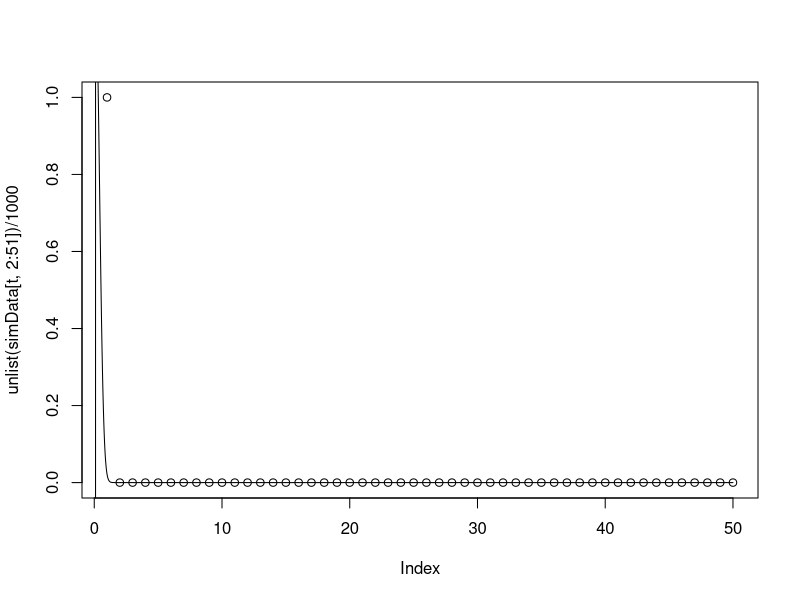
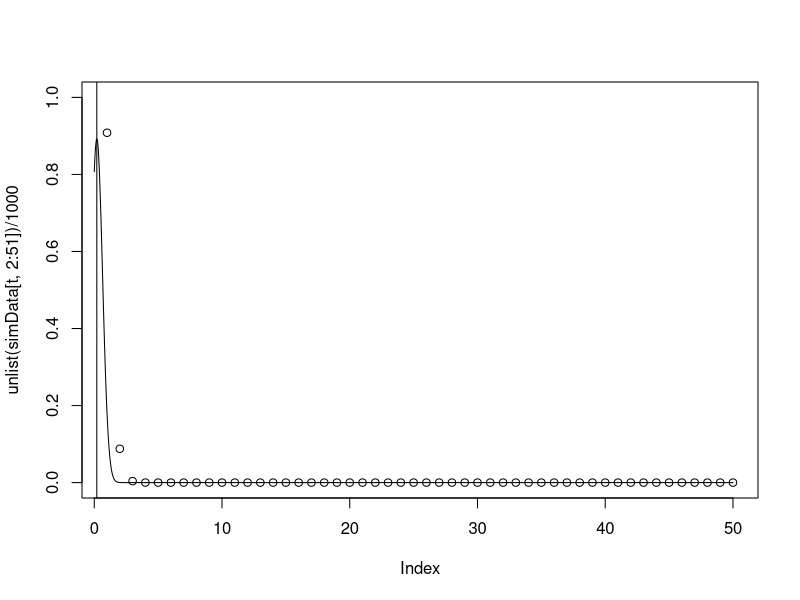
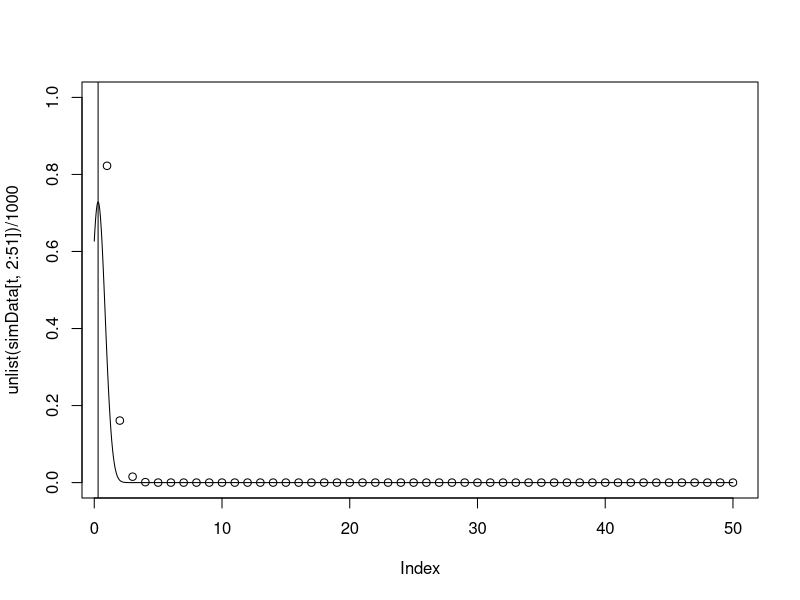
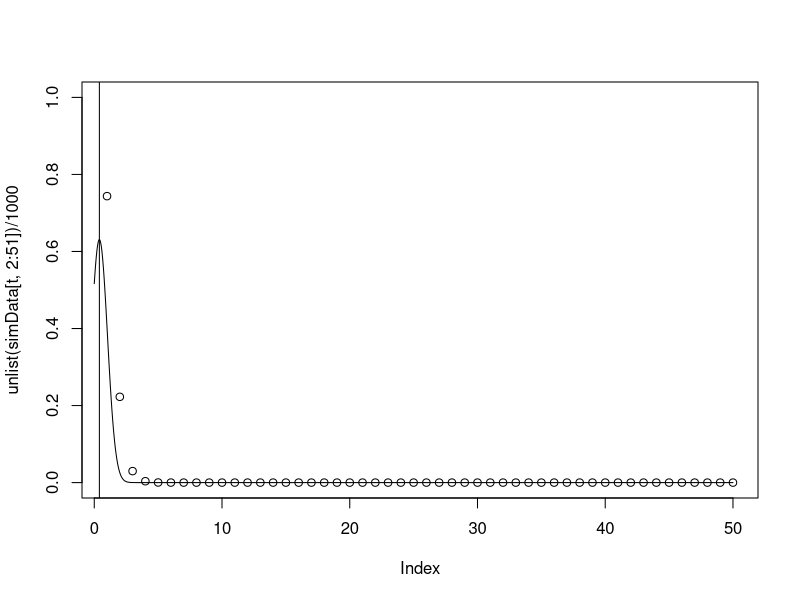
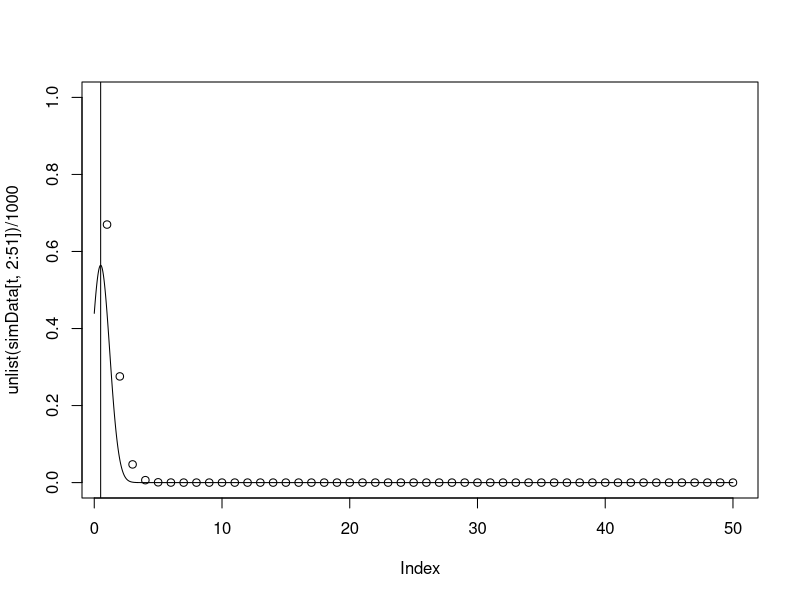
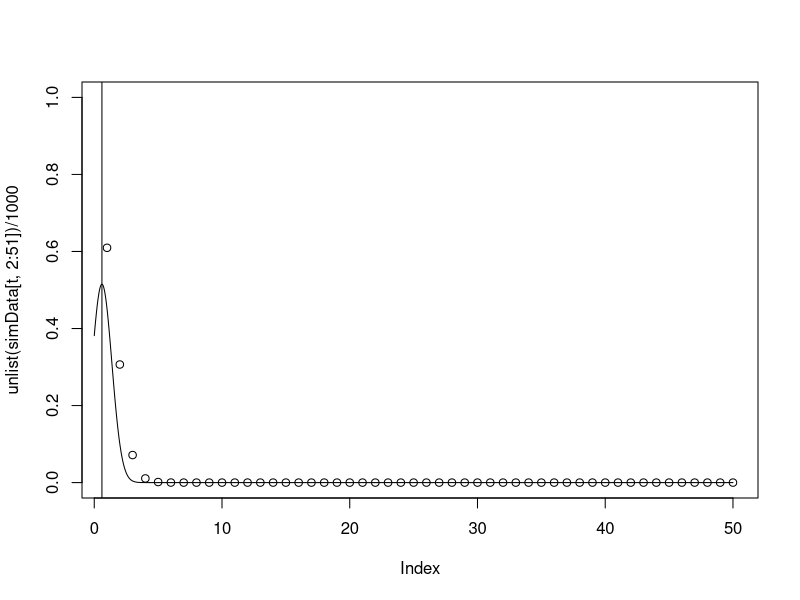
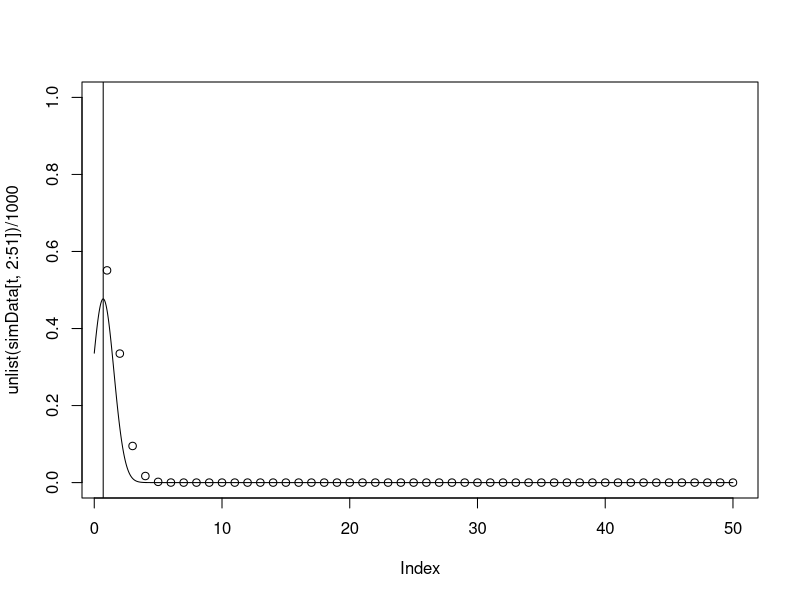
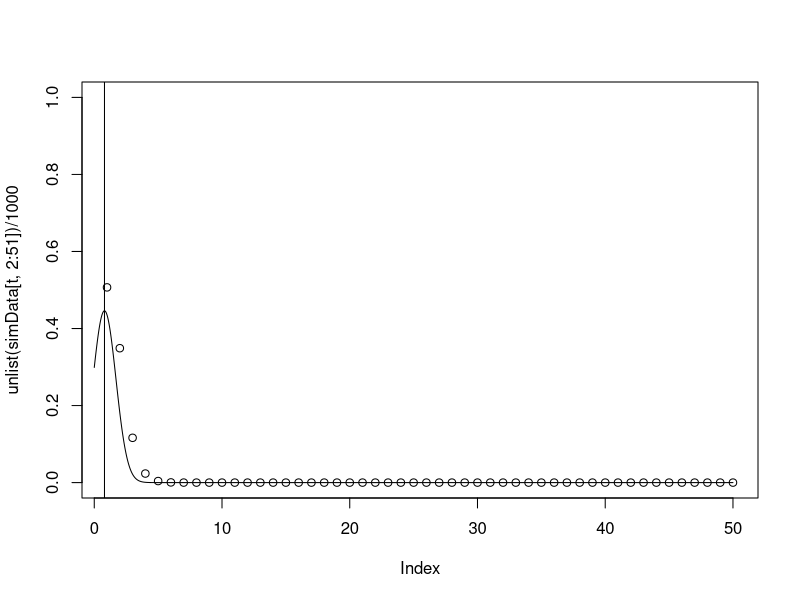

Write the R code that produced these figures, in order.
rm(list=ls())
FourierSolution <- function(numberOfMutations, time, u, deltaX){

	muts = seq(0, numberOfMutations, 0.001) 

	utilde = u * deltaX 

	y = deltaX * sqrt(1/(2*pi*deltaX*utilde*time)) * exp(-( (utilde*time - (muts/numberOfMutations) )^2 / (2*deltaX*utilde*time)))

	return(y)

}


simData = read.csv("1790599216416588_Populations.txt", sep = "\t", head = F)
ratio = 0
t=  1
while(t < 1000){
	analyticData = FourierSolution(50, t, 0.1, 1/50)

	plot( unlist(simData[t,2:51 ])/1000, ylim= c(0,1))
	matplot(seq(0, 50, length = length(analyticData)), analyticData, type="l", add = T)
	abline(v = seq(0, 50, length = length(analyticData))[which.max(analyticData)])

	ratio = c(ratio, max(analyticData) / max(unlist(simData[t,2:51]/1000)))


	t =  t + 1 
}

